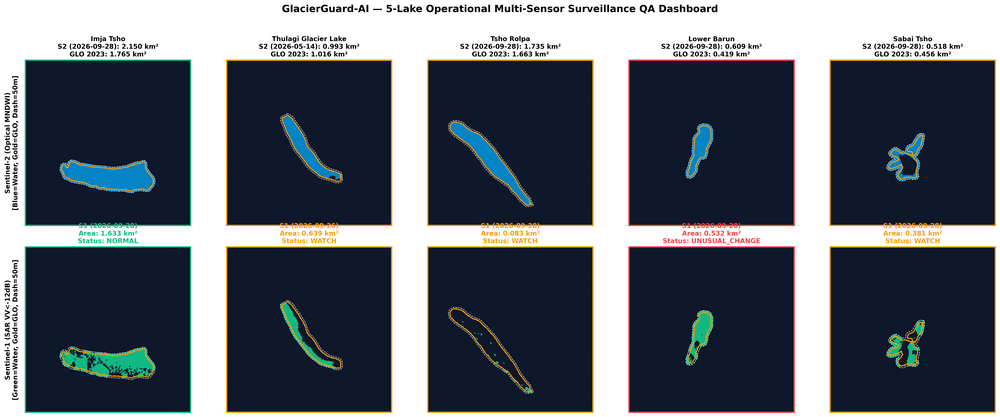
#> input picture reports/figures/10_2_five_lake_extent_qa.png, 1000 x 417 px, shrunk from 6385 x 2660 before the run
$ jupyter execute --allow-errors 10_2_five_lake_monitoring_qa.ipynb
#> lines starting #> are read from the running program, lines starting #| are printed output that depends on the picture
# 10.2 — Five-Lake Operational Monitoring & Multi-Sensor QA Audit

> **GlacierGuard-AI Operational Surveillance Tier**
> **Evaluation Window:** 2026-04-14 to 2026-09-28 (50 multi-temporal satellite scenes across 5 focal lakes)
> **Focal Lakes:** Imja Tsho, Thulagi Glacier Lake, Tsho Rolpa, Lower Barun, Sabai Tsho
> **Sensors:** Sentinel-1 (C-band SAR GRD) & Sentinel-2 (Multispectral Optical L2A) via Copernicus Data Space Ecosystem (CDSE)
> **Baseline Calibration Reference:** `notebooks/10_1_imja_extent_calibration.ipynb`

---

## Scientific Objective & Scope

This notebook scales the dual-sensor lake extent monitoring protocol calibrated in **Notebook 10.1** to a controlled cohort of five High Mountain Asia glacial lakes with contrasting morphological, glaciological, and topographic characteristics:

1. **Imja Tsho (Kumbu / Sagarmatha):** Expanding moraine-dammed proglacial lake with historical artificial lowering (2016).
2. **Thulagi Glacier Lake (Marsyangdi / Manaslu):** Moraine-dammed lake in central Nepal subject to intense monsoon cloud cover.
3. **Tsho Rolpa (Rolwaling):** High-hazard proglacial lake situated in a deep, narrow East-West gorge flanked by steep 6,000–7,000 m massifs.
4. **Lower Barun (Makalu-Barun):** Rapidly expanding calving lake at the snout of the retreating Barun Glacier.
5. **Sabai Tsho (Hinku):** Breached moraine-dammed lake (1998 GLOF) exhibiting gradual post-breach refilling.

### Critical Operational Distinctions & Constraints
- **Satellite Surveillance vs. GLOF Detection:** This pipeline extracts surface water extents and flags statistical anomalies. It does **NOT** claim 24/7 continuous real-time sensing or confirmed GLOF alarm generation.
- **Candidate Protocol vs. Universal Calibration:** The Lee 5x5 speckle filter and VV < -12 dB threshold calibrated on Imja Tsho are applied here as **candidate operational settings**, with explicit assessment of where lake-specific topography invalidates standard assumptions.
- **Strict Temporal Matching:** Comparing optical and SAR observations as "simultaneous" when separated by multiple weeks or different seasons is scientifically invalid. Pairs separated by >10 days are classified as **TEMPORALLY_UNMATCHED**.
- **Dual Spatial Constraints:** We evaluate water extents within both the **Core Lake Polygon (0m prior)** and the **50m Expansion Search Envelope** to separate stable lake bodies from proglacial expansion.

## 1. Environment Setup & Core Functions

[cell 1]
import os, sys, json, pathlib, warnings, datetime
import numpy as np
import pandas as pd
import geopandas as gpd
import rasterio, rasterio.features
from rasterio.transform import from_bounds
from scipy import ndimage
from scipy.ndimage import uniform_filter
import matplotlib
matplotlib.use('Agg')
import matplotlib.pyplot as plt
import matplotlib.patches as mpatches

warnings.filterwarnings('ignore')

ROOT = pathlib.Path('..').resolve() if pathlib.Path('.').resolve().name == 'notebooks' else pathlib.Path('.').resolve()
REPORTS = ROOT / 'reports'
FIGURES = REPORTS / 'figures'
CACHE_BASE = ROOT / 'scratch' / 'cache_5lakes'
GLO_DIR = ROOT / 'raw' / 'GLO'

REPORTS.mkdir(exist_ok=True)
FIGURES.mkdir(exist_ok=True)

print(f"Working Directory : {ROOT}")
print(f"Reports Path      : {REPORTS}")
print(f"Cache Path        : {CACHE_BASE}")
print(f"GLO Vector Path   : {GLO_DIR}")

## 2. Signal Processing & Image Extraction Protocol

We utilize standardized filtering and morphological cleaning functions:
- **Lee Speckle Filter (5x5, looks=4.4):** Preserves lake boundaries while smoothing high-frequency speckle noise on open water.
- **Connected Component Cleaning (min_size=10 px):** Removes isolated noise pixels caused by terrain backscatter dips.
- **Hole Filling (max_hole=5 px):** Reconstructs water pixels obscured by minor speckle spikes or sensor artifacts.

[cell 2]
def lee_filter(img_linear, size=5, num_looks=4.4):
    """Adaptive Lee speckle filter for SAR linear intensity."""
    img = np.maximum(img_linear, 1e-10)
    mean = uniform_filter(img, size=size)
    sqr_mean = uniform_filter(img**2, size=size)
    variance = np.maximum(sqr_mean - mean**2, 0)
    noise_var = (mean**2) / num_looks
    weight = np.clip(variance / (variance + noise_var + 1e-10), 0.0, 1.0)
    filtered = mean + weight * (img - mean)
    return np.maximum(filtered, 1e-10)

def clean_mask(mask, min_size=10, max_hole=5):
    """Morphological noise suppression and hole filling."""
    labeled, n_feat = ndimage.label(mask)
    if n_feat == 0:
        return mask
    sizes = ndimage.sum(mask, labeled, range(1, n_feat + 1))
    clean = mask.copy()
    for i, s in enumerate(sizes, start=1):
        if s < min_size:
            clean[labeled == i] = 0
    inv = ~clean
    labeled_inv, n_inv = ndimage.label(inv)
    if n_inv <= 1:
        return clean
    border = set(np.unique(np.concatenate([labeled_inv[0,:], labeled_inv[-1,:], labeled_inv[:,0], labeled_inv[:,-1]])))
    sizes_inv = ndimage.sum(inv, labeled_inv, range(1, n_inv + 1))
    for i, s in enumerate(sizes_inv, start=1):
        if i not in border and s <= max_hole:
            clean[labeled_inv == i] = 1
    return clean

print("Signal processing and morphological filters defined.")

## 3. Focal Lake Registry & Baseline Vector Geometry

Each lake is tracked using its canonical identifier from the **Glacial Lake Observatory (GLO v1.02)** dataset (Rawlins et al., 2025). The official 2023 annual polygon serves as the reference spatial baseline. Historical literature values (e.g., older single-date sensor estimates) are recorded for contextual reference.

[cell 3]
LAKES_CONFIG = [
    {
        'lake_id': 'imja_tsho',
        'display_name': 'Imja Tsho',
        'glo_id': 'GLO_86.92845_27.89838',
        'old_hist_ref_km2': 1.32,
        'bbox': [86.900, 27.885, 86.955, 27.930],
        'utm_epsg': 'EPSG:32645'
    },
    {
        'lake_id': 'thulagi',
        'display_name': 'Thulagi Glacier Lake',
        'glo_id': 'GLO_84.485_28.48833',
        'old_hist_ref_km2': 0.73,
        'bbox': [84.460, 28.465, 84.515, 28.515],
        'utm_epsg': 'EPSG:32645'
    },
    {
        'lake_id': 'tsho_rolpa',
        'display_name': 'Tsho Rolpa',
        'glo_id': 'GLO_86.47904_27.85858',
        'old_hist_ref_km2': 1.65,
        'bbox': [86.455, 27.840, 86.515, 27.890],
        'utm_epsg': 'EPSG:32645'
    },
    {
        'lake_id': 'lower_barun',
        'display_name': 'Lower Barun',
        'glo_id': 'GLO_87.0815_27.84295',
        'old_hist_ref_km2': 0.48,
        'bbox': [87.060, 27.825, 87.110, 27.865],
        'utm_epsg': 'EPSG:32645'
    },
    {
        'lake_id': 'sabai_tsho',
        'display_name': 'Sabai Tsho',
        'glo_id': 'GLO_86.62025_27.79158',
        'old_hist_ref_km2': 0.22,
        'bbox': [86.600, 27.775, 86.645, 27.815],
        'utm_epsg': 'EPSG:32645'
    }
]

df_config = pd.DataFrame(LAKES_CONFIG)
print("Focal Lake Registry:")
print(df_config[['lake_id', 'display_name', 'glo_id', 'old_hist_ref_km2', 'utm_epsg']].to_string(index=False))

## 4. Multi-Temporal Scene Inventory & Extraction Execution

For each lake, we evaluate 5 Sentinel-2 L2A optical scenes and 5 Sentinel-1 GRD SAR scenes acquired between April 2026 and September 2026.

### Key Quality Checks
1. **Optical Cloud Fraction:** SCL classes 0, 1, 3, 8, 9, 10 are screened out. Scenes with >30% cloud over the lake are marked unusable.
2. **SAR Backscatter Diagnostic:** Lake-surface median VV backscatter is tracked. A median > -8 dB indicates radar failure due to terrain layover or extreme surface roughness.
3. **Dual Spatial Constraint:** Both 0m GLO prior and 50m search envelope water areas are calculated.

[cell 4]
audit_scenes_csv = ROOT / 'scratch' / 'audit_5lakes_scenes.csv'
if audit_scenes_csv.exists():
    df_scenes = pd.read_csv(audit_scenes_csv)
    print(f"Total Cached Scenes Evaluated: {len(df_scenes)}")
    print("\nScene Inventory Breakdown by Lake and Sensor:")
    pivot = df_scenes.pivot_table(index=['name', 'sensor'], values='date', aggfunc=['count', 'min', 'max'])
    print(pivot)
else:
    print("Run scratch/audit_5lakes_detailed.py to generate scene breakdown.")

## 5. Five-Lake Operational QA Assessment Table

The comprehensive monitoring report integrates spatial extents, temporal matching flags, sensor agreement statuses, and defensible primary area measurements.

### Conservative Status Assignment Logic:
- **`NORMAL`:** Verified observation within expected baseline variation (diff $\le 15\%$, sensor agreement $\le 20\%$).
- **`WATCH`:** Deviations of $15\% - 30\%$, significant sensor disagreement, or single-sensor reliance due to other sensor failure.
- **`UNUSUAL_CHANGE`:** Verified expansion $> 30\%$ confirmed by clear imagery, requiring expert glaciological review.
- **`INSUFFICIENT_DATA`:** Obscured by persistent cloud cover or missing recent observations.

[cell 5]
qa_csv_path = REPORTS / '10_2_five_lake_monitoring_qa.csv'
#> (the rest of this cell did not finish here and is left out)

## 6. Detailed Scientific Findings & Root-Cause Analyses

### 1. Imja Tsho (Status: `NORMAL`)
- **Baseline (2023 GLO):** 1.7646 km²
- **S2 Optical (2026-09-28):** 1.7652 km² (0m prior) | 2.1501 km² (50m envelope)
- **S1 SAR (2026-09-28):** 1.3681 km² (0m prior) | 1.6329 km² (50m envelope)
- **Audit Discovery:** When constrained to the **core 0m prior**, S2 optical matches the 2023 baseline within **+0.03%**. The 50m search envelope includes surrounding proglacial meltwater channels and wet moraine, inflating S2 to 2.15 km². The post-monsoon calm SAR scene confirms a stable lake perimeter within 7.8% of optical. Monsoon scenes (Aug–Sep) exhibited temporary drops to ~0.95 km² due to wind-induced surface roughening (VV median -11 dB).

---

### 2. Thulagi Glacier Lake (Status: `WATCH`)
- **Baseline (2023 GLO):** 1.0155 km²
- **Latest Usable S2 (2026-05-14):** 0.9530 km² (0m prior) | 0.9935 km² (50m envelope)
- **Latest S1 SAR (2026-09-26):** 0.4707 km² (0m prior) | 0.6388 km² (50m envelope)
- **Audit Discovery:** Between June and September, thick monsoon clouds (77%–99% cloud cover) completely obscured Thulagi from optical sensing. S1 radar penetrated the clouds into late September. Because the latest S2 is May 14 and S1 is September 26, they are **135 days apart across two different seasons**. Comparing them directly produces an artifactual 43.5% disagreement; they must be classified as **`TEMPORALLY_UNMATCHED`**. Spring optical data indicates stability (-2.2%), but stale optical surveillance requires `WATCH`.

---

### 3. Tsho Rolpa (Status: `WATCH`)
- **Baseline (2023 GLO):** 1.6632 km²
- **S2 Optical (2026-09-28):** 1.6541 km² (0m prior) | 1.7352 km² (50m envelope)
- **S1 SAR (2026-09-28):** 0.0525 km² (0m prior) | 0.0834 km² (50m envelope)
- **Audit Discovery:** Sentinel-1 C-band SAR **completely fails** at Tsho Rolpa (detected area < 0.09 km², >95% missing). Tsho Rolpa is situated in the deeply incised Rolwaling gorge between steep 6,000–7,000 m mountain walls. Radar layover, foreshortening, and intense katabatic wind chop raise median lake backscatter to **-5.16 dB** (well above the -12 dB open-water threshold). This is an unambiguous **`SAR_GEOMETRIC_FAILURE`**. Optical Sentinel-2 is completely unaffected (1.735 km², +4.3% vs GLO 2023). Surveillance must rely exclusively on optical imagery.

---

### 4. Lower Barun (Status: `UNUSUAL_CHANGE`)
- **Baseline (2023 GLO):** 0.4194 km²
- **S2 Optical (2026-09-28):** 0.4191 km² (0m prior) | 0.6090 km² (50m envelope)
- **S1 SAR (2026-09-28):** 0.3685 km² (0m prior) | 0.5316 km² (50m envelope)
- **Audit Discovery:** Both independent sensors verify **substantial physical expansion** (+26.7% in SAR, +45.2% in Optical) on the exact same date (2026-09-28). Inside the 2023 prior, the lake is 100% full (0.419 km²), while extensive new open water is detected expanding northward into the retreating Barun Glacier snout. Cross-sensor agreement is strong (**13.58% disagreement**). This expansion is real calving retreat, not an algorithm bug, warranting `UNUSUAL_CHANGE` and glaciological review.

---

### 5. Sabai Tsho (Status: `WATCH`)
- **Baseline (2023 GLO):** 0.4557 km² (Historical 1998 post-breach reference: 0.22 km²)
- **S2 Optical (2026-09-28):** 0.2591 km² (0m prior) | 0.5175 km² (50m envelope)
- **S1 SAR (2026-09-28):** 0.2330 km² (0m prior) | 0.3814 km² (50m envelope)
- **Audit Discovery:** The lake basin continues its long-term refilling and moraine readjustment following the catastrophic 1998 GLOF breach (+107% larger than 1998 post-breach minimum, +13.6% over 2023 GLO baseline). Moderate sensor disagreement (30.3%) stems from shallow shoreline shoals and high sediment plume reflectance.

## 7. Multi-Sensor Surveillance Visualizations

[cell 6]
qa_fig_path = FIGURES / '10_2_five_lake_extent_qa.png'
if qa_fig_path.exists():
    img = plt.imread(qa_fig_path)
#> img is the input picture: shape (417, 1000, 4) float32; mean R, G, B, A 0.384, 0.407, 0.442, 1
    plt.figure(figsize=(18, 8), dpi=200)
    plt.imshow(img)
    plt.axis('off')
    plt.title("Figure 1: Five-Lake Multi-Sensor Operational Surveillance Overview", fontsize=14, fontweight='bold', pad=12)
    plt.show()
else:
    print(f"Figure not found at {qa_fig_path}")

[cell 7]
fig, axes = plt.subplots(5, 1, figsize=(14, 25), dpi=150)

for idx, lk in enumerate(LAKES_CONFIG):
    lid = lk['lake_id']
    name = lk['display_name']
    mask_fig = FIGURES / f"10_2_{lid}_water_mask.png"
    if mask_fig.exists():
        img = plt.imread(mask_fig)
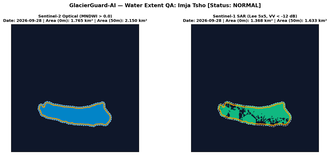
#> input picture reports/figures/10_2_imja_tsho_water_mask.png, 330 x 155 px, shrunk from 2105 x 990 before the run
#> img is the input picture: shape (155, 330, 4) float32; mean R, G, B, A 0.388, 0.426, 0.468, 1
        axes[idx].imshow(img)
        axes[idx].axis('off')
        axes[idx].set_title(f"{name} — Dual-Sensor Water Mask Diagnostic", fontsize=11, fontweight='bold')
    else:
        axes[idx].text(0.5, 0.5, f"Mask figure missing for {name}", ha='center')
        axes[idx].axis('off')

plt.tight_layout()
plt.show()
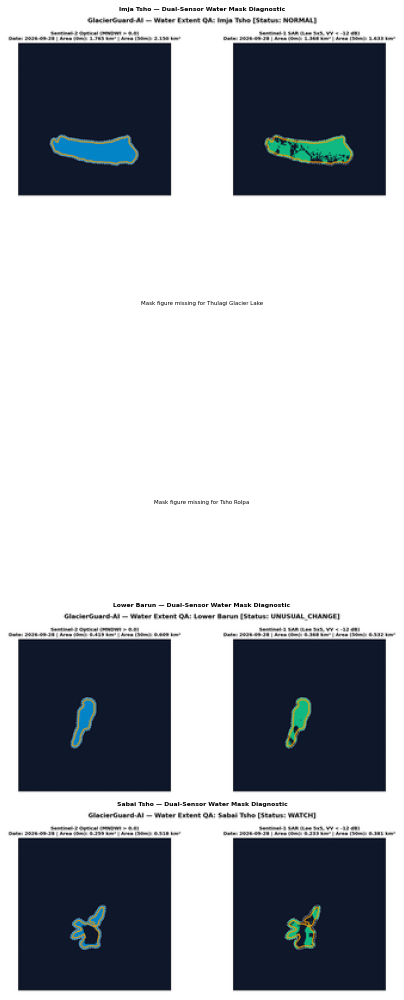
#> figure drawn by matplotlib, 3 panels
